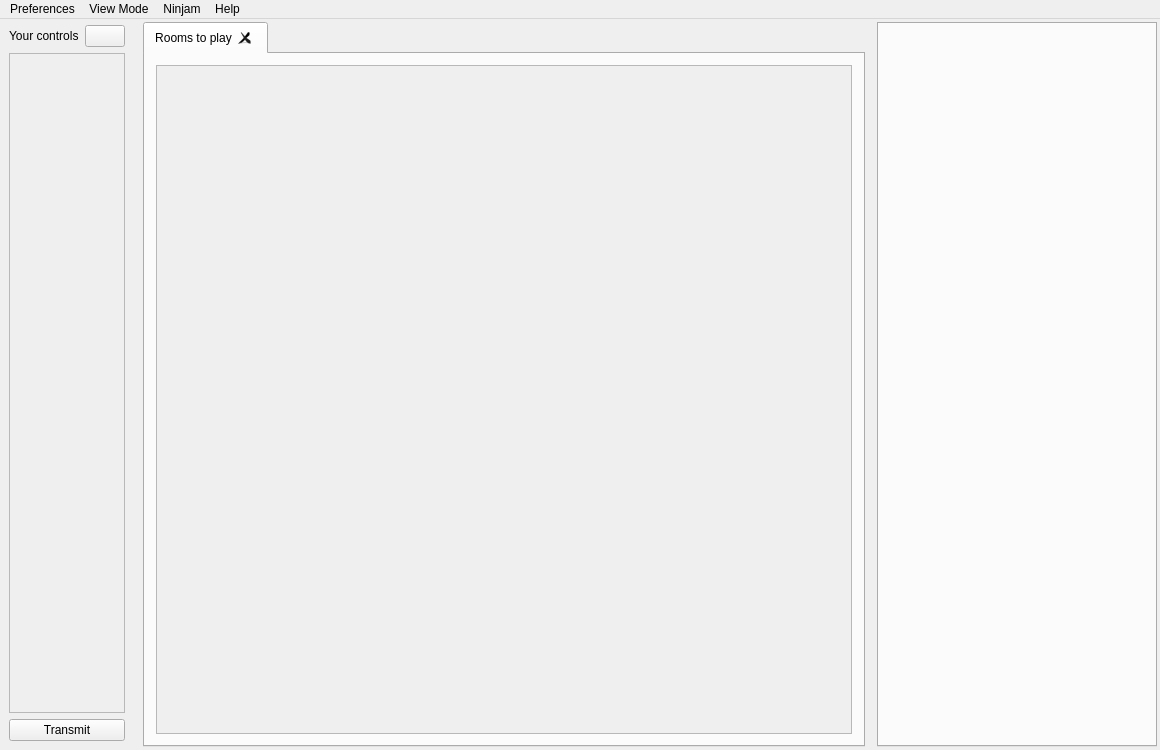
<?xml version="1.0" encoding="UTF-8"?>
<ui version="4.0">
 <class>MainFrameClass</class>
 <widget class="QMainWindow" name="MainFrameClass">
  <property name="geometry">
   <rect>
    <x>0</x>
    <y>0</y>
    <width>1160</width>
    <height>750</height>
   </rect>
  </property>
  <property name="windowTitle">
   <string notr="true">Jamtaba</string>
  </property>
  <property name="windowIcon">
   <iconset>
    <normaloff>:/images/jt_0001.png</normaloff>:/images/jt_0001.png</iconset>
  </property>
  <widget class="QWidget" name="centralWidget">
   <layout class="QHBoxLayout" name="horizontalLayout">
    <property name="spacing">
     <number>12</number>
    </property>
    <property name="sizeConstraint">
     <enum>QLayout::SetDefaultConstraint</enum>
    </property>
    <property name="leftMargin">
     <number>3</number>
    </property>
    <property name="topMargin">
     <number>3</number>
    </property>
    <property name="rightMargin">
     <number>3</number>
    </property>
    <property name="bottomMargin">
     <number>3</number>
    </property>
    <item>
     <widget class="QWidget" name="leftPanel" native="true">
      <property name="sizePolicy">
       <sizepolicy hsizetype="Preferred" vsizetype="Preferred">
        <horstretch>0</horstretch>
        <verstretch>0</verstretch>
       </sizepolicy>
      </property>
      <layout class="QVBoxLayout" name="verticalLayout_2">
       <property name="leftMargin">
        <number>6</number>
       </property>
       <property name="topMargin">
        <number>3</number>
       </property>
       <property name="rightMargin">
        <number>6</number>
       </property>
       <property name="bottomMargin">
        <number>6</number>
       </property>
       <item>
        <widget class="QWidget" name="topWidget" native="true">
         <property name="sizePolicy">
          <sizepolicy hsizetype="MinimumExpanding" vsizetype="Maximum">
           <horstretch>0</horstretch>
           <verstretch>0</verstretch>
          </sizepolicy>
         </property>
         <layout class="QHBoxLayout" name="horizontalLayout_2">
          <property name="leftMargin">
           <number>0</number>
          </property>
          <property name="topMargin">
           <number>0</number>
          </property>
          <property name="rightMargin">
           <number>0</number>
          </property>
          <property name="bottomMargin">
           <number>0</number>
          </property>
          <item>
           <widget class="QLabel" name="labelSectionTitle">
            <property name="sizePolicy">
             <sizepolicy hsizetype="Preferred" vsizetype="Preferred">
              <horstretch>1</horstretch>
              <verstretch>0</verstretch>
             </sizepolicy>
            </property>
            <property name="text">
             <string>Your controls</string>
            </property>
           </widget>
          </item>
          <item>
           <widget class="QPushButton" name="localControlsCollapseButton">
            <property name="toolTip">
             <string>collapse/expand your controls ...</string>
            </property>
            <property name="text">
             <string/>
            </property>
            <property name="checkable">
             <bool>true</bool>
            </property>
           </widget>
          </item>
         </layout>
        </widget>
       </item>
       <item>
        <widget class="QScrollArea" name="scrollArea">
         <property name="widgetResizable">
          <bool>true</bool>
         </property>
         <widget class="QWidget" name="localTracksWidget">
          <property name="geometry">
           <rect>
            <x>0</x>
            <y>0</y>
            <width>98</width>
            <height>655</height>
           </rect>
          </property>
          <layout class="QHBoxLayout" name="localTracksLayout">
           <property name="spacing">
            <number>3</number>
           </property>
           <property name="leftMargin">
            <number>0</number>
           </property>
           <property name="topMargin">
            <number>0</number>
           </property>
           <property name="rightMargin">
            <number>0</number>
           </property>
           <property name="bottomMargin">
            <number>0</number>
           </property>
          </layout>
         </widget>
        </widget>
       </item>
       <item>
        <widget class="QPushButton" name="xmitButton">
         <property name="toolTip">
          <string>Enable/disable audio transmission ...</string>
         </property>
         <property name="text">
          <string>Transmit</string>
         </property>
         <property name="checkable">
          <bool>true</bool>
         </property>
        </widget>
       </item>
      </layout>
     </widget>
    </item>
    <item>
     <widget class="QWidget" name="contentPanel" native="true">
      <property name="sizePolicy">
       <sizepolicy hsizetype="Preferred" vsizetype="Preferred">
        <horstretch>2</horstretch>
        <verstretch>0</verstretch>
       </sizepolicy>
      </property>
      <layout class="QVBoxLayout" name="verticalLayout_3">
       <property name="spacing">
        <number>0</number>
       </property>
       <property name="leftMargin">
        <number>0</number>
       </property>
       <property name="topMargin">
        <number>0</number>
       </property>
       <property name="rightMargin">
        <number>0</number>
       </property>
       <property name="bottomMargin">
        <number>0</number>
       </property>
       <item>
        <widget class="QTabWidget" name="tabWidget">
         <property name="tabPosition">
          <enum>QTabWidget::North</enum>
         </property>
         <property name="tabShape">
          <enum>QTabWidget::Rounded</enum>
         </property>
         <property name="currentIndex">
          <number>0</number>
         </property>
         <property name="elideMode">
          <enum>Qt::ElideLeft</enum>
         </property>
         <property name="documentMode">
          <bool>false</bool>
         </property>
         <property name="tabsClosable">
          <bool>true</bool>
         </property>
         <widget class="QWidget" name="tab">
          <attribute name="title">
           <string>Rooms to play</string>
          </attribute>
          <layout class="QVBoxLayout" name="tabLayout">
           <property name="spacing">
            <number>0</number>
           </property>
           <item>
            <widget class="QScrollArea" name="allRoomsScroll">
             <property name="autoFillBackground">
              <bool>false</bool>
             </property>
             <property name="styleSheet">
              <string notr="true"/>
             </property>
             <property name="verticalScrollBarPolicy">
              <enum>Qt::ScrollBarAsNeeded</enum>
             </property>
             <property name="horizontalScrollBarPolicy">
              <enum>Qt::ScrollBarAsNeeded</enum>
             </property>
             <property name="widgetResizable">
              <bool>true</bool>
             </property>
             <widget class="QWidget" name="scrollAreaWidgetContents">
              <property name="geometry">
               <rect>
                <x>0</x>
                <y>0</y>
                <width>712</width>
                <height>675</height>
               </rect>
              </property>
              <layout class="QVBoxLayout" name="verticalLayout_6">
               <property name="spacing">
                <number>50</number>
               </property>
               <property name="leftMargin">
                <number>0</number>
               </property>
               <property name="topMargin">
                <number>0</number>
               </property>
               <property name="rightMargin">
                <number>3</number>
               </property>
               <property name="bottomMargin">
                <number>0</number>
               </property>
               <item>
                <widget class="QWidget" name="allRoomsContent" native="true">
                 <property name="sizePolicy">
                  <sizepolicy hsizetype="MinimumExpanding" vsizetype="MinimumExpanding">
                   <horstretch>0</horstretch>
                   <verstretch>0</verstretch>
                  </sizepolicy>
                 </property>
                </widget>
               </item>
              </layout>
             </widget>
            </widget>
           </item>
          </layout>
         </widget>
        </widget>
       </item>
      </layout>
     </widget>
    </item>
    <item>
     <widget class="QWidget" name="chatArea" native="true">
      <property name="sizePolicy">
       <sizepolicy hsizetype="Preferred" vsizetype="Preferred">
        <horstretch>0</horstretch>
        <verstretch>1</verstretch>
       </sizepolicy>
      </property>
      <property name="minimumSize">
       <size>
        <width>280</width>
        <height>0</height>
       </size>
      </property>
      <layout class="QVBoxLayout" name="verticalLayout">
       <property name="leftMargin">
        <number>0</number>
       </property>
       <property name="topMargin">
        <number>0</number>
       </property>
       <property name="rightMargin">
        <number>0</number>
       </property>
       <property name="bottomMargin">
        <number>0</number>
       </property>
       <item>
        <widget class="QTabWidget" name="chatTabWidget">
         <property name="sizePolicy">
          <sizepolicy hsizetype="MinimumExpanding" vsizetype="Expanding">
           <horstretch>0</horstretch>
           <verstretch>0</verstretch>
          </sizepolicy>
         </property>
         <property name="currentIndex">
          <number>-1</number>
         </property>
        </widget>
       </item>
      </layout>
     </widget>
    </item>
   </layout>
  </widget>
  <widget class="QMenuBar" name="menuBar">
   <property name="geometry">
    <rect>
     <x>0</x>
     <y>0</y>
     <width>1160</width>
     <height>20</height>
    </rect>
   </property>
   <widget class="QMenu" name="menuPreferences">
    <property name="title">
     <string>Preferences</string>
    </property>
    <addaction name="actionAudioPreferences"/>
    <addaction name="actionMidiPreferences"/>
    <addaction name="actionVstPreferences"/>
    <addaction name="actionRecording"/>
   </widget>
   <widget class="QMenu" name="menuNinjam">
    <property name="title">
     <string>Ninjam</string>
    </property>
    <addaction name="actionPrivate_Server"/>
    <addaction name="actionNinjam_community_forum"/>
    <addaction name="actionNinjam_Official_Site"/>
   </widget>
   <widget class="QMenu" name="menuHelp">
    <property name="title">
     <string>Help</string>
    </property>
    <addaction name="actionWiki"/>
    <addaction name="actionUsersManual"/>
    <addaction name="actionReportBugs"/>
   </widget>
   <widget class="QMenu" name="menuViewMode">
    <property name="title">
     <string>View Mode</string>
    </property>
    <addaction name="actionFullView"/>
    <addaction name="actionMiniView"/>
   </widget>
   <addaction name="menuPreferences"/>
   <addaction name="menuViewMode"/>
   <addaction name="menuNinjam"/>
   <addaction name="menuHelp"/>
  </widget>
  <action name="actionTest">
   <property name="text">
    <string>test</string>
   </property>
  </action>
  <action name="actionAudioPreferences">
   <property name="text">
    <string>Audio ...</string>
   </property>
  </action>
  <action name="actionMidiPreferences">
   <property name="text">
    <string>Midi ...</string>
   </property>
  </action>
  <action name="actionVstPreferences">
   <property name="text">
    <string>VST Plugins ...</string>
   </property>
  </action>
  <action name="actionRecording">
   <property name="text">
    <string>Recording ...</string>
   </property>
  </action>
  <action name="actionPrivate_Server">
   <property name="text">
    <string>Private Server ...</string>
   </property>
  </action>
  <action name="actionNinjam_community_forum">
   <property name="text">
    <string>Ninjam community (Ninbot) ...</string>
   </property>
  </action>
  <action name="actionNinjam_Official_Site">
   <property name="text">
    <string>Ninjam Official Site ...</string>
   </property>
  </action>
  <action name="actionReportBugs">
   <property name="text">
    <string>Report bugs or suggest improvements ...</string>
   </property>
  </action>
  <action name="actionWiki">
   <property name="text">
    <string>Wiki ...</string>
   </property>
  </action>
  <action name="actionUsersManual">
   <property name="text">
    <string>Users Manual ...</string>
   </property>
  </action>
  <action name="actionFullView">
   <property name="checkable">
    <bool>true</bool>
   </property>
   <property name="text">
    <string>Full View</string>
   </property>
  </action>
  <action name="actionMiniView">
   <property name="checkable">
    <bool>true</bool>
   </property>
   <property name="text">
    <string>Mini View</string>
   </property>
  </action>
 </widget>
 <layoutdefault spacing="6" margin="11"/>
 <resources/>
 <connections/>
</ui>
